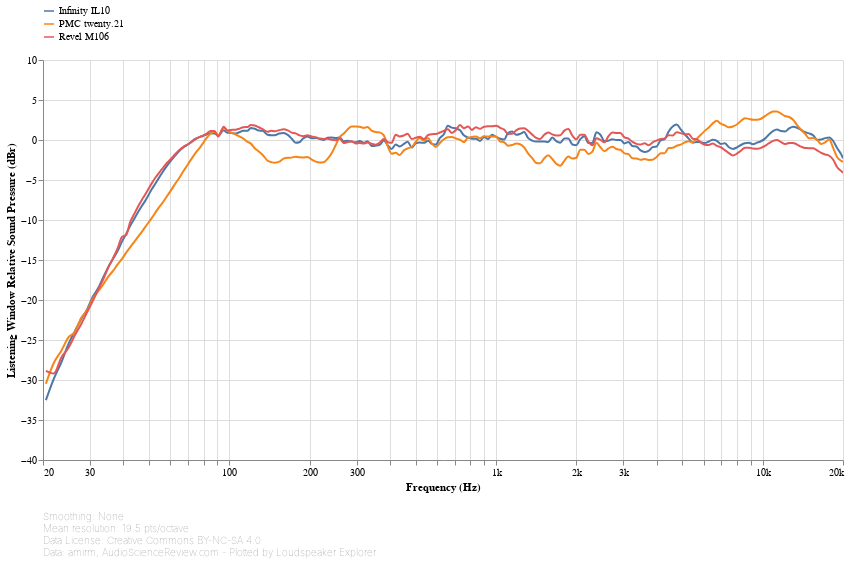

The code cell stored with this chart in its notebook:
### Markdown cell above
[ANSI-CTA-2034-A](https://shop.cta.tech/products/standard-method-of-measurement-for-in-home-loudspeakers) section 5.2 defines the Listening Window (**LW**) curve as the power average of the responses at **±0-10° vertical and ±0-30° horizontal angles**.

### Code cell
#@markdown
standalone_speaker_frequency_response_db_chart(
    ('CEA2034', 'Listening Window'),
    sound_pressure_yaxis(title_prefix='Listening Window'))

### Figure 1 — Vega-Lite specification as saved in the notebook (floating-point values rounded to 4 significant figures; data arrays with more than 128 entries replaced by an {"elided": "..."} marker saying what was removed)
{"config": {"view": {"continuousWidth": 400, "continuousHeight": 300, "opacity": 0}}, "vconcat": [{"layer": [{"mark": {"type": "line", "clip": true, "interpolate": "monotone"}, "encoding": {"opacity": {"condition": {"value": 1, "selection": "selector034"}, "value": 0.2}}, "selection": {"selector034": {"type": "multi", "encodings": ["color"], "bind": "legend"}, "selector036": {"type": "interval", "bind": "scales", "encodings": ["x", "y"]}, "selector037": {"type": "single", "fields": ["speaker"], "bind": {"input": "select", "options": [null, "Infinity IL10", "PMC twenty.21", "Revel M106"], "labels": ["All", "Infinity IL10", "PMC twenty.21", "Revel M106"], "name": "Speaker: "}}}}, {"mark": {"type": "circle", "clip": true, "size": 100}, "encoding": {"fillOpacity": {"condition": {"value": 0.3, "selection": "selector035"}, "value": 0}}, "selection": {"selector035": {"type": "single", "on": "mouseover", "clear": "mouseout", "empty": "none", "encodings": ["x", "y"]}}}], "data": {"name": "data-5a0c3ff10cb3a584137928e7fd8985b7"}, "encoding": {"color": {"type": "nominal", "field": "speaker", "legend": {"direction": "vertical", "labelLimit": 600, "orient": "top", "symbolType": "stroke"}, "title": null}, "tooltip": [{"type": "nominal", "field": "speaker", "title": "Speaker"}, {"type": "quantitative", "field": "frequency", "format": ".03s", "title": "Frequency (Hz)"}, {"type": "quantitative", "field": "value", "format": ".2f", "title": "Value (dB)"}], "x": {"type": "quantitative", "axis": {"format": "s"}, "field": "frequency", "scale": {"base": 10, "domain": [20, 20000], "nice": false, "type": "log"}, "title": "Frequency (Hz)"}, "y": {"type": "quantitative", "axis": {"grid": true}, "field": "value", "scale": {"domain": [-40, 10]}, "title": ["Listening Window Relative Sound Pressure (dBr)"]}}, "height": 400, "transform": [{"flatten": ["frequency", "value"]}, {"filter": {"selection": "selector037"}}], "width": 800}, {"mark": "text", "height": 1, "title": {"text": ["Smoothing: None", "Mean resolution: 19.5 pts/octave", "Data License: Creative Commons BY-NC-SA 4.0", "Data: amirm, AudioScienceReview.com - Plotted by Loudspeaker Explorer"], "anchor": "start", "color": "gray", "fontSize": 10, "fontWeight": "lighter"}, "width": 600}], "resolve": {"legend": {"color": "independent"}}, "$schema": "https://vega.github.io/schema/vega-lite/v4.8.1.json", "datasets": {"data-5a0c3ff10cb3a584137928e7fd8985b7": [{"speaker": "Infinity IL10", "frequency": {"elided": "194 float values"}, "value": {"elided": "194 float values"}}, {"speaker": "PMC twenty.21", "frequency": {"elided": "194 float values"}, "value": {"elided": "194 float values"}}, {"speaker": "Revel M106", "frequency": {"elided": "194 float values"}, "value": {"elided": "194 float values"}}]}}
